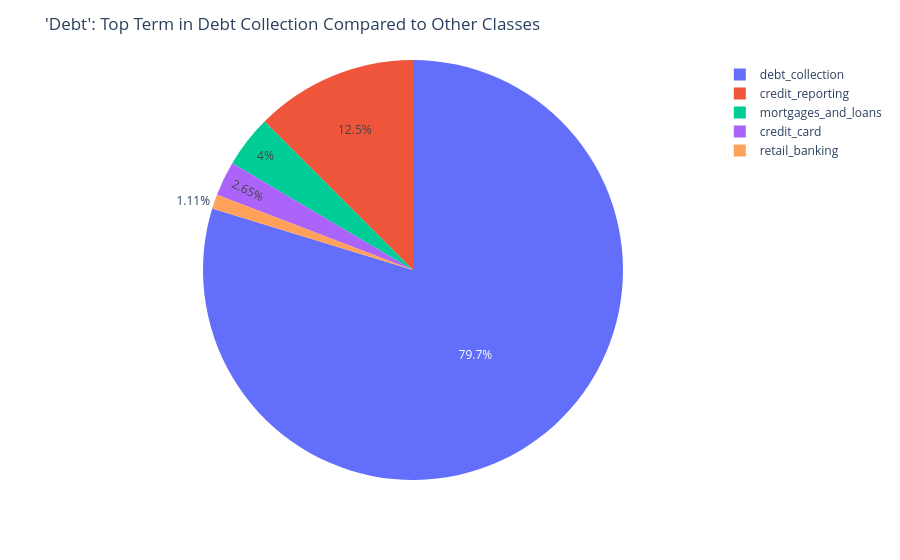

Notebook cell for this chart:
### Code cell
fig = px.pie(df, values=df.loc['debt'], names=column_names)
fig.update_layout(title = "'Debt': Top Term in Debt Collection Compared to Other Classes")
fig.show()

### Figure 1 — Plotly figure (JSON) as saved in the notebook; plotly's stock layout.template omitted (floating-point values rounded to 4 significant figures)
{"data": [{"domain": {"x": [0, 1], "y": [0, 1]}, "hovertemplate": "label=%{label}<br>value=%{value}<extra></extra>", "labels": ["credit_reporting", "debt_collection", "mortgages_and_loans", "credit_card", "retail_banking"], "legendgroup": "", "name": "", "showlegend": true, "type": "pie", "values": [0.06293, 0.4013, 0.02015, 0.01336, 0.005609]}], "layout": {"legend": {"tracegroupgap": 0}, "margin": {"t": 60}, "title": {"text": "'Debt': Top Term in Debt Collection Compared to Other Classes"}}}
